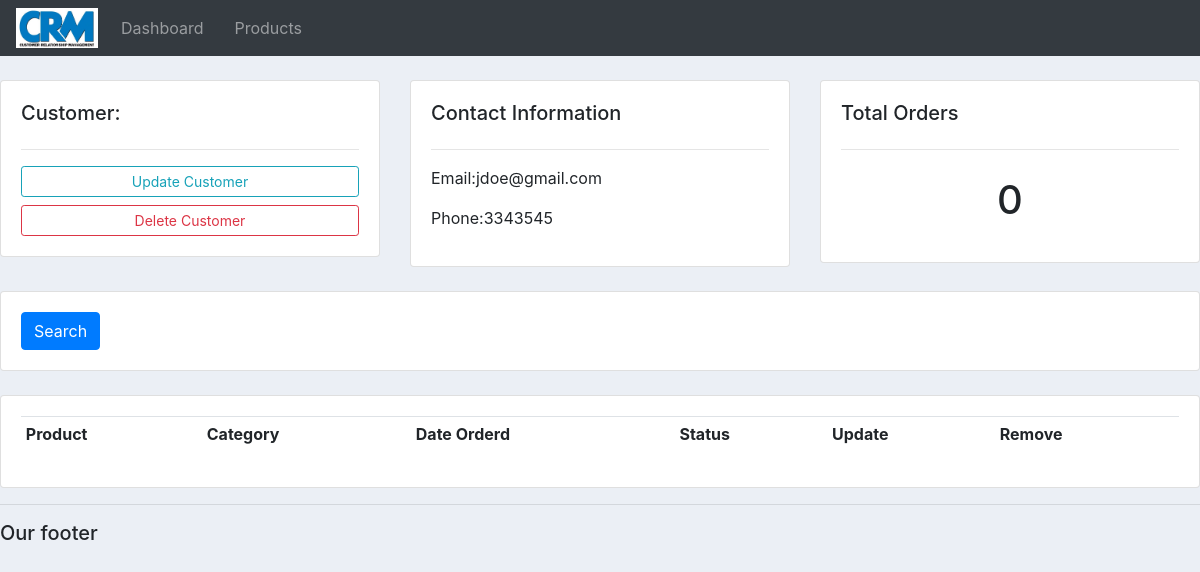
Before: /customers/1/ with the older database file.
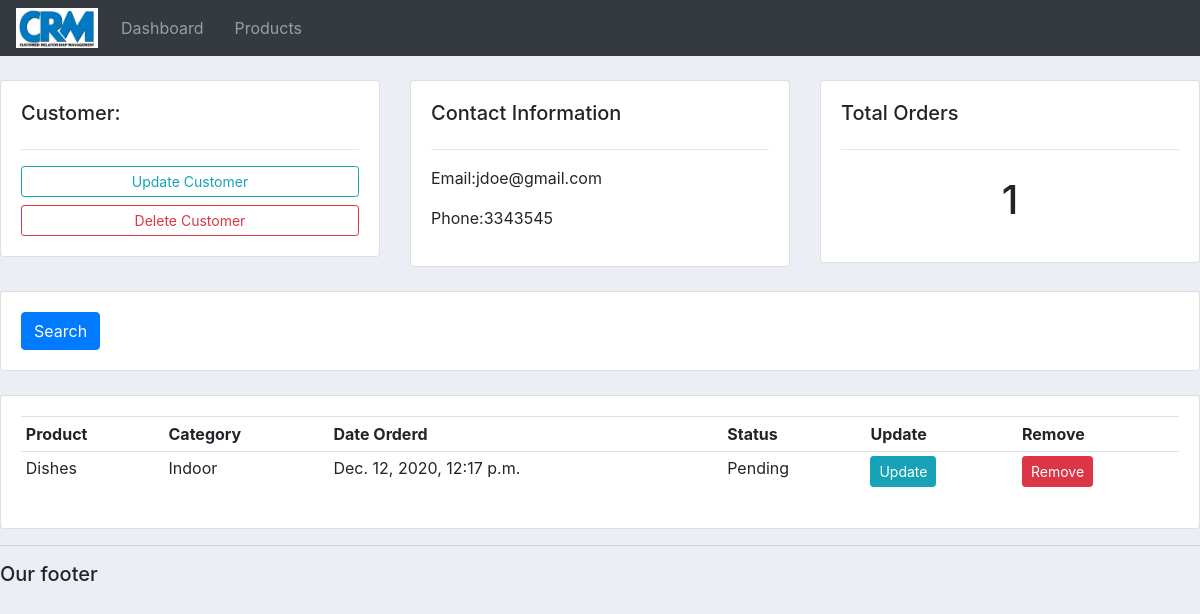
After: the same page with the newer database file.
### accounts/models.py (models this page shows)
class Order(models.Model):
    STATUS = (
        ('Pending', 'Pending'),
        ('Out for delivery', 'Out for delivery'),
        ('Delivered', 'Delivered'),
    )
    customer = models.ForeignKey(Customer, null=True, on_delete=models.SET_NULL)
    product = models.ForeignKey(Product, null=True, on_delete=models.SET_NULL)
    date_created = models.DateTimeField(auto_now_add=True, null=True)
    status = models.CharField(max_length=64, null=True, choices=STATUS)

class Product(models.Model):
    CATEGORY = (
        ('Indoor', 'Indoor'),
        ('OutDoor', 'Outdoor')
    )
    name = models.CharField(max_length=64, null=True)
    price = models.FloatField(null=True)
    category = models.CharField(max_length=64, null=True, choices=CATEGORY)
    description = models.CharField(max_length=200, null=True, blank=True)
    date_created = models.DateTimeField(auto_now_add=True, null=True)
    tags = models.ManyToManyField(Tag)
    def __str__(self):
        return self.name

### accounts/views.py (the view)
# urls.py: path('customers/<str:pk>/', views.customers, name="customers"),
def customers(request, pk):
    customer = Customer.objects.get(id=pk)
    orders = customer.order_set.all()
    total_orders = orders.count()
    context = {'customer':customer, 'orders':orders,
               'total_orders':total_orders}
    return render(request, 'accounts/customers.html', context)

### accounts/templates/accounts/customers.html
{% extends "accounts/main.html" %}
{% block content %}
  <br>
  <div class="row">
  	<div class="col-md">
  		<div class="card card-body">
  			<h5>Customer:</h5>
  			<hr>
  			<a class="btn btn-outline-info  btn-sm btn-block" href="">Update Customer</a>
  			<a class="btn btn-outline-danger  btn-sm btn-block" href="">Delete Customer</a>
  		</div>
  	</div>
  	<div class="col-md">
  		<div class="card card-body">
  			<h5>Contact Information</h5>
  			<hr>
  			<p>Email:{{customer.email}}</p>
  			<p>Phone:{{customer.phone}}</p>
  		</div>
  	</div>
  	<div class="col-md">
  		<div class="card card-body">
  			<h5>Total Orders</h5>
  			<hr>
  			<h1 style="text-align: center;padding: 10px">{{total_orders}}</h1>
  		</div>
  	</div>
  </div>
  <br>
  <div class="row">
  	<div class="col">
  		<div class="card card-body">
  			<form method="get">
  		    <button class="btn btn-primary" type="submit">Search</button>
  		  </form>
  		</div>
  	</div>
  </div>
  <br>
  <div class="row">
  	<div class="col-md">
  		<div class="card card-body">
  			<table class="table table-sm">
  				<tr>
  					<th>Product</th>
  					<th>Category</th>
  					<th>Date Orderd</th>
  					<th>Status</th>
  					<th>Update</th>
  					<th>Remove</th>
  				</tr>
          {% for order in orders %}
            <tr>
              <td>{{order.product}}</td>
              <td>{{order.product.category}}</td>
              <td>{{order.date_created}}</td>
              <td>{{order.status}}</td>
              <td><a class="btn btn-sm btn-info" href="#">Update</a></td>
              <td><a class="btn btn-sm btn-danger" href="#">Remove</a></td>
            </tr>
          {% endfor %}
  			</table>
  		</div>
  	</div>
  </div>
{% endblock %}

Changed rows visible on the page:
added Order: product "Dishes", product.category "Indoor", date_created "Dec. 12, 2020, 12:17 p.m.", status "Pending"
Other visible differences:
{{ total_orders }}: "0" → "1"
